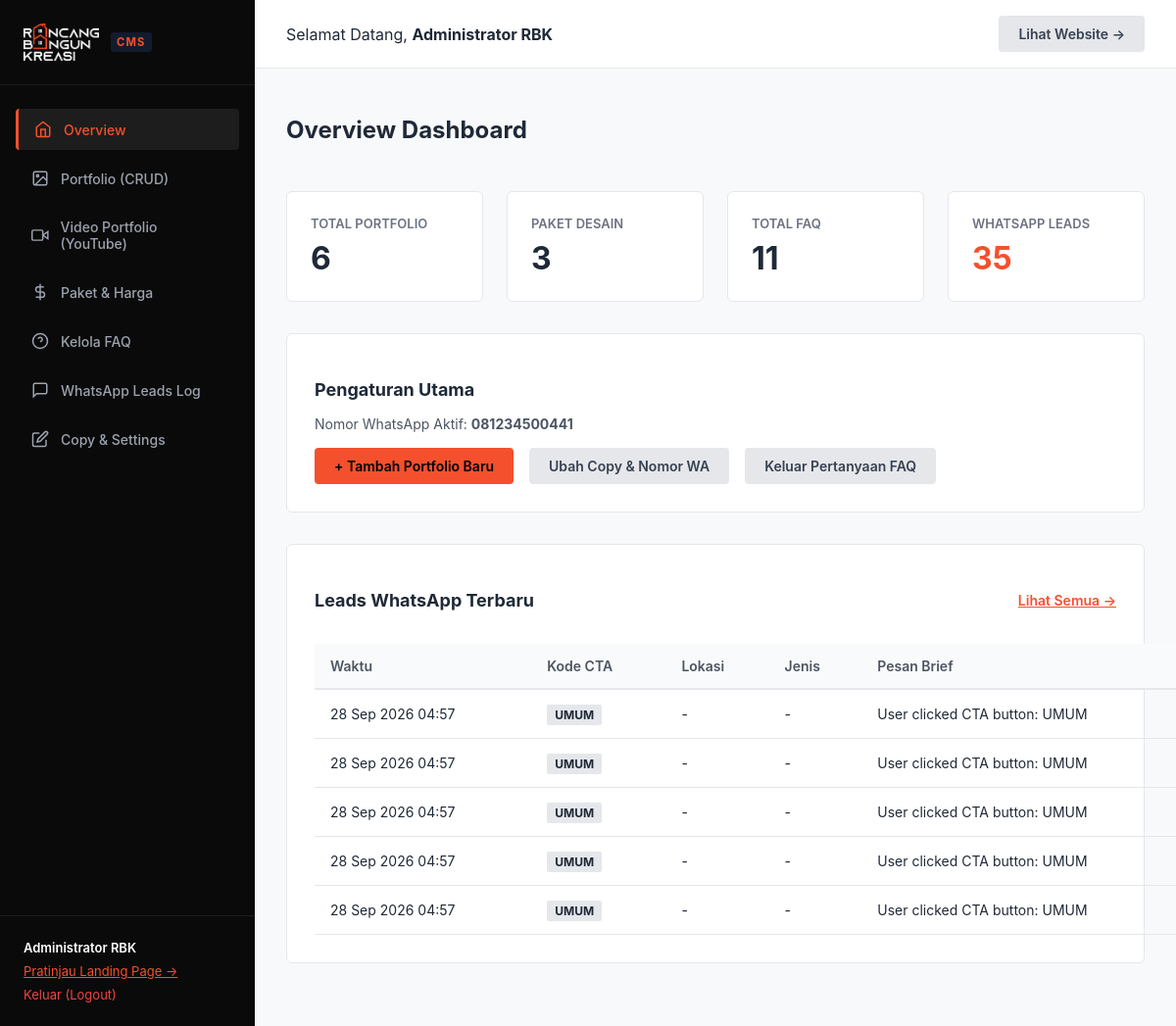
/admin/dashboard.php (signed in), run on an earlier commit of the app's database.
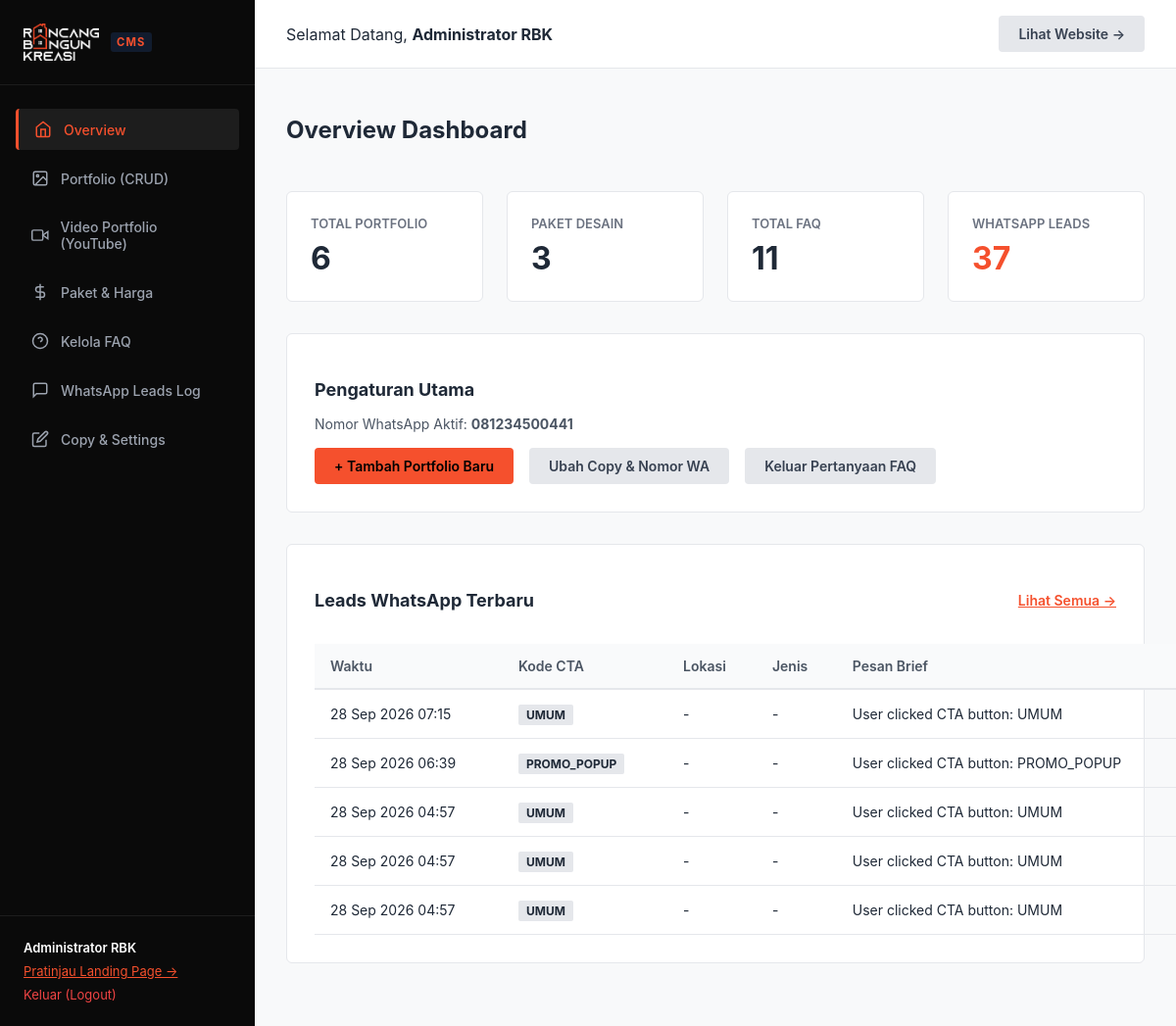
And on a later commit of the database.
### tables this page shows
CREATE TABLE leads (
        id INTEGER PRIMARY KEY AUTOINCREMENT,
        name TEXT,
        wa_number TEXT,
        location TEXT,
        land_area TEXT,
        building_area TEXT,
        floors TEXT,
        building_type TEXT,
        style TEXT,
        budget TEXT,
        full_message TEXT,
        source_cta TEXT,
        status TEXT DEFAULT 'new',
        created_at DATETIME DEFAULT CURRENT_TIMESTAMP
    );

### config/auth.php (called while the page is built, shortened)
<?php
function e($string) {
    return htmlspecialchars($string ?? '', ENT_QUOTES, 'UTF-8');
}

### config/database.php (called while the page is built, shortened)
<?php
function getDB() {
    static $pdo = null;
    if ($pdo === null) {
        try {
            $pdo = new PDO('sqlite:' . DB_PATH);
            $pdo->setAttribute(PDO::ATTR_ERRMODE, PDO::ERRMODE_EXCEPTION);
            $pdo->setAttribute(PDO::ATTR_DEFAULT_FETCH_MODE, PDO::FETCH_ASSOC);
            $pdo->exec("PRAGMA foreign_keys = ON;");
        } catch (PDOException $e) {
            die("Database connection failed: " . $e->getMessage());
        }
    }
    return $pdo;
}
function getSettings() {
    $db = getDB();
    $rows = $db->query("SELECT setting_key, setting_value FROM settings")->fetchAll();
    $settings = [];
    foreach ($rows as $row) {
        $settings[$row['setting_key']] = $row['setting_value'];
    }
    return $settings;
}

### admin/dashboard.php (the view, shortened to what this page needs)
<?php
require_once __DIR__ . '/../config/database.php';
require_once __DIR__ . '/../config/auth.php';
$db = getDB();
$totalPortfolio = $db->query("SELECT COUNT(*) FROM portfolio")->fetchColumn();
$totalPackages = $db->query("SELECT COUNT(*) FROM pricing_packages")->fetchColumn();
$totalFaqs = $db->query("SELECT COUNT(*) FROM faqs")->fetchColumn();
$totalLeads = $db->query("SELECT COUNT(*) FROM leads")->fetchColumn();
$recentLeads = $db->query("SELECT * FROM leads ORDER BY created_at DESC LIMIT 5")->fetchAll();
$settings = getSettings();
?>
<!DOCTYPE html>
<html lang="id">
<head>
  <link rel="stylesheet" href="/assets/css/admin.css">
</head>
<body class="admin-body">
  <?php include __DIR__ . '/sidebar.php'; ?>
  <div class="admin-main">
    <div class="admin-topbar">
      <div>Selamat Datang, <strong><?= e($_SESSION['admin_user']['name']); ?></strong></div>
      <div>
        <a href="/" target="_blank" class="btn-admin btn-admin-secondary">Lihat Website &rarr;</a>
      </div>
    </div>
    <div class="admin-content">
      <div class="page-header">
        <h1 class="page-title">Overview Dashboard</h1>
      </div>
      <div class="stats-grid">
        <div class="stat-card">
          <div class="stat-label">Total Portfolio</div>
          <div class="stat-value"><?= $totalPortfolio; ?></div>
        </div>
        <div class="stat-card">
          <div class="stat-label">Paket Desain</div>
          <div class="stat-value"><?= $totalPackages; ?></div>
        </div>
        <div class="stat-card">
          <div class="stat-label">Total FAQ</div>
          <div class="stat-value"><?= $totalFaqs; ?></div>
        </div>
        <div class="stat-card">
          <div class="stat-label">WhatsApp Leads</div>
          <div class="stat-value" style="color: var(--admin-primary);"><?= $totalLeads; ?></div>
        </div>
      </div>
      <div class="card">
        <h3 style="font-size: 1.125rem; font-weight: 700; margin-bottom: 1rem;">Pengaturan Utama</h3>
        <p style="font-size: 0.875rem; color: #4B5563; margin-bottom: 1rem;">
          Nomor WhatsApp Aktif: <strong><?= e($settings['wa_number'] ?? '081234500441'); ?></strong>
        </p>
        <div style="display: flex; gap: 1rem; flex-wrap: wrap;">
          <a href="/admin/portfolio.php?action=create" class="btn-admin btn-admin-primary">+ Tambah Portfolio Baru</a>
          <a href="/admin/content.php" class="btn-admin btn-admin-secondary">Ubah Copy & Nomor WA</a>
          <a href="/admin/faq.php" class="btn-admin btn-admin-secondary">Keluar Pertanyaan FAQ</a>
        </div>
      </div>
      <div class="card">
        <div style="display: flex; align-items: center; justify-content: space-between; margin-bottom: 1rem;">
          <h3 style="font-size: 1.125rem; font-weight: 700;">Leads WhatsApp Terbaru</h3>
          <a href="/admin/leads.php" style="font-size: 0.875rem; color: var(--admin-primary); font-weight: 600;">Lihat Semua &rarr;</a>
        </div>
        <?php if (empty($recentLeads)): ?>
          <p style="color: var(--admin-muted); font-size: 0.875rem;">Belum ada leads tersimpan. Leads akan muncul otomatis ketika pengunjung mengisi form brief atau mengklik CTA WhatsApp.</p>
        <?php else: ?>
          <table class="admin-table">
            <thead>
              <tr>
                <th>Waktu</th>
                <th>Kode CTA</th>
                <th>Lokasi</th>
                <th>Jenis</th>
                <th>Pesan Brief</th>
              </tr>
            </thead>
            <tbody>
              <?php foreach ($recentLeads as $lead): ?>
                <tr>
                  <td><?= date('d M Y H:i', strtotime($lead['created_at'])); ?></td>
                  <td><span style="background: #E5E7EB; padding: 0.2rem 0.5rem; font-size: 0.75rem; font-weight: 700; border-radius: 2px;"><?= e($lead['source_cta'] ?? 'UMUM'); ?></span></td>
                  <td><?= e($lead['location'] ?? '-'); ?></td>
                  <td><?= e($lead['building_type'] ?? '-'); ?></td>
                  <td style="max-width: 300px; overflow: hidden; text-overflow: ellipsis; white-space: nowrap;"><?= e($lead['full_message'] ?? '-'); ?></td>
                </tr>
              <?php endforeach; ?>
            </tbody>
          </table>
        <?php endif; ?>
      </div>
    </div>
  </div>
</body>
</html>

What changed in the data, as far as the page shows it:
no longer on this page (row unchanged): leads: created_at "28 Sep 2026 04:57", source_cta "UMUM", location "-", building_type "-", full_message "User clicked CTA button: UMUM"
no longer on this page (row unchanged): leads: created_at "28 Sep 2026 04:57", source_cta "UMUM", location "-", building_type "-", full_message "User clicked CTA button: UMUM"
added leads: created_at "28 Sep 2026 07:15", source_cta "UMUM", location "-", building_type "-", full_message "User clicked CTA button: UMUM"
added leads: created_at "28 Sep 2026 06:39", source_cta "PROMO_POPUP", location "-", building_type "-", full_message "User clicked CTA button: PROMO_POPUP"
Also different on the page:
$totalLeads: "35" → "37"
